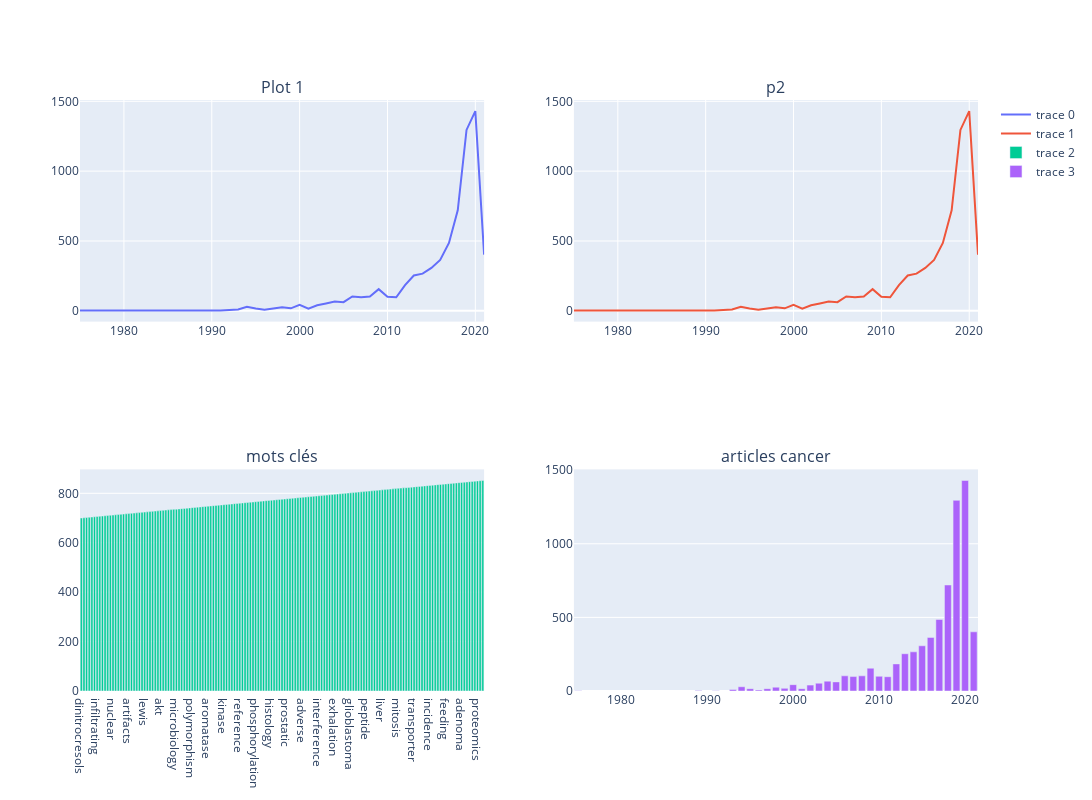

Write notebook code for a chart like this one.
### Code cell
# 'count_cancer'
df2=df_dat_them[['Annee','count_cancer']]
df2= df2[df2['count_cancer'] >1]
df2 = df2.groupby(['Annee']).count_cancer.sum().reset_index()
from plotly.subplots import make_subplots

fig2 = make_subplots(rows=2, cols=2, subplot_titles=['Plot 1','p2','mots clés', 'articles cancer'])
fig2.add_scatter(x=df2['Annee'], y= df2['count_cancer'], row=1, col=1)
fig2.add_scatter(x=df2['Annee'], y= df2['count_cancer'], row=1, col=2)
fig2.add_bar(x=list(d_key2.keys()), y=list(d_key2.values()), row=2,col=1)
fig2.add_bar(x=df2['Annee'], y=df2['count_cancer'], row=2,col=2)
fig2.update_yaxes(automargin=True)
fig2['layout'].update(width=1200, height=800, autosize=True)
fig2

### Figure 1 — Plotly figure (JSON) as saved in the notebook; plotly's stock layout.template omitted (floating-point values rounded to 4 significant figures; data arrays with more than 128 entries replaced by an {"elided": "..."} marker saying what was removed)
{"data": [{"type": "scatter", "x": [1975, 1989, 1991, 1993, 1994, 1995, 1996, 1997, 1998, 1999, 2000, 2001, 2002, 2003, 2004, 2005, 2006, 2007, 2008, 2009, 2010, 2011, 2012, 2013, 2014, 2015, 2016, 2017, 2018, 2019, 2020, 2021], "xaxis": "x", "y": [2, 3, 2, 10, 29, 16, 7, 16, 26, 18, 43, 16, 40, 53, 67, 62, 103, 98, 103, 155, 100, 97, 184, 253, 266, 307, 364, 486, 720, 1295, 1430, 402], "yaxis": "y"}, {"type": "scatter", "x": [1975, 1989, 1991, 1993, 1994, 1995, 1996, 1997, 1998, 1999, 2000, 2001, 2002, 2003, 2004, 2005, 2006, 2007, 2008, 2009, 2010, 2011, 2012, 2013, 2014, 2015, 2016, 2017, 2018, 2019, 2020, 2021], "xaxis": "x2", "y": [2, 3, 2, 10, 29, 16, 7, 16, 26, 18, 43, 16, 40, 53, 67, 62, 103, 98, 103, 155, 100, 97, 184, 253, 266, 307, 364, 486, 720, 1295, 1430, 402], "yaxis": "y2"}, {"type": "bar", "x": {"elided": "153 str values"}, "xaxis": "x3", "y": {"elided": "153 int values"}, "yaxis": "y3"}, {"type": "bar", "x": [1975, 1989, 1991, 1993, 1994, 1995, 1996, 1997, 1998, 1999, 2000, 2001, 2002, 2003, 2004, 2005, 2006, 2007, 2008, 2009, 2010, 2011, 2012, 2013, 2014, 2015, 2016, 2017, 2018, 2019, 2020, 2021], "xaxis": "x4", "y": [2, 3, 2, 10, 29, 16, 7, 16, 26, 18, 43, 16, 40, 53, 67, 62, 103, 98, 103, 155, 100, 97, 184, 253, 266, 307, 364, 486, 720, 1295, 1430, 402], "yaxis": "y4"}], "layout": {"annotations": [{"font": {"size": 16}, "showarrow": false, "text": "Plot 1", "x": 0.225, "xanchor": "center", "xref": "paper", "y": 1, "yanchor": "bottom", "yref": "paper"}, {"font": {"size": 16}, "showarrow": false, "text": "p2", "x": 0.775, "xanchor": "center", "xref": "paper", "y": 1, "yanchor": "bottom", "yref": "paper"}, {"font": {"size": 16}, "showarrow": false, "text": "mots clés", "x": 0.225, "xanchor": "center", "xref": "paper", "y": 0.375, "yanchor": "bottom", "yref": "paper"}, {"font": {"size": 16}, "showarrow": false, "text": "articles cancer", "x": 0.775, "xanchor": "center", "xref": "paper", "y": 0.375, "yanchor": "bottom", "yref": "paper"}], "autosize": true, "height": 800, "width": 1200, "xaxis": {"anchor": "y", "domain": [0, 0.45]}, "xaxis2": {"anchor": "y2", "domain": [0.55, 1]}, "xaxis3": {"anchor": "y3", "domain": [0, 0.45]}, "xaxis4": {"anchor": "y4", "domain": [0.55, 1]}, "yaxis": {"anchor": "x", "automargin": true, "domain": [0.625, 1]}, "yaxis2": {"anchor": "x2", "automargin": true, "domain": [0.625, 1]}, "yaxis3": {"anchor": "x3", "automargin": true, "domain": [0, 0.375]}, "yaxis4": {"anchor": "x4", "automargin": true, "domain": [0, 0.375]}}}
